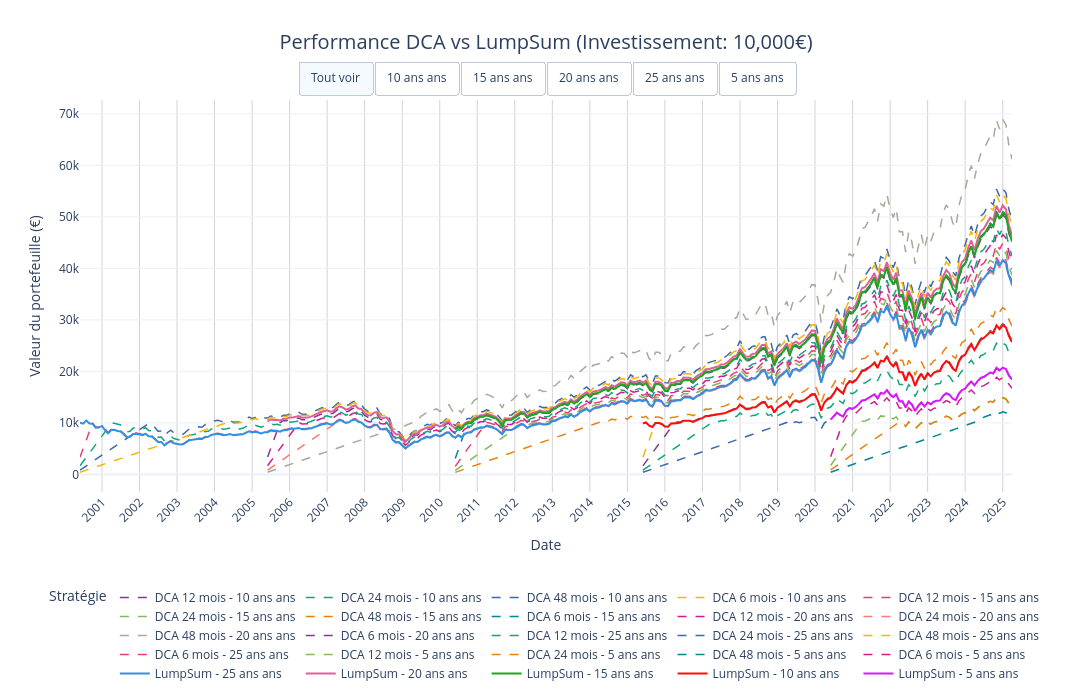

Source (notebook cell):
### Code cell
def graphe_line(df, somme_investie=10000):
    
    fig = go.Figure()
    
    couleurs_dca = pc.qualitative.Bold
    couleurs_lump = pc.qualitative.Dark24
    durees = sorted(df['Durée'].unique())

    trace_info = []  # Pour stocker (durée, nom_trace)

    
    # Traces DCA
    for i, (duree, mois) in enumerate(df.groupby(['Durée', 'Mois DCA'])):
        if mois['Mois DCA'].iloc[0] != 1:  # Exclure LumpSum
            nom_trace = f"DCA {mois['Mois DCA'].iloc[0]} - {mois['Durée'].iloc[0]} ans"
            
            fig.add_trace(go.Scatter(
                x=mois['Date'],
                y=mois['Rendement DCA'],
                mode='lines',
                name=nom_trace,
                line=dict(width=1.5, dash='dash', color=couleurs_dca[i % len(couleurs_dca)]),
                hovertemplate="Date: %{x}<br>Valeur: %{y:,.0f}€<extra></extra>"
            ))
            trace_info.append(mois['Durée'].iloc[0])  # Durée

    # Traces LumpSum
    for j, duree in enumerate(df['Durée'].unique()):
        for mois_dca in df['Mois DCA'].unique():
            df_filtered = df[(df['Durée'] == duree) & (df['Mois DCA'] == mois_dca)]
        nom_trace = f"LumpSum - {duree} ans"
        
        fig.add_trace(go.Scatter(
            x=df_filtered['Date'],
            y=df_filtered['Rendement LS'],
            mode='lines',
            name=nom_trace,
            line=dict(width=2, color=couleurs_lump[j % len(couleurs_lump)]),
            hovertemplate="Date: %{x}<br>Valeur: %{y:,.0f}€<extra></extra>"
        ))
        trace_info.append(duree)  # Durée

    
    # Création des boutons avec filtrage par durée (DCA + LumpSum)
    boutons_menu = []

    for duree in durees:
        visible_traces = [d == duree for d in trace_info]
        boutons_menu.append(dict(
            label=f"{duree} ans",
            method="update",
            args=[
                {"visible": visible_traces},
                {"title": f"Performance DCA vs LumpSum - {duree} ans"}
            ]
        ))

    # Bouton "Tout voir"
    boutons_menu.insert(0, dict(
        label="Tout voir",
        method="update",
        args=[
            {"visible": [True] * len(trace_info)},
            {"title": f"Performance DCA vs LumpSum (Investissement: {somme_investie:,.0f}€)"}
        ]
    ))

    # Layout
    fig.update_layout(
        title=dict(
            text=f"Performance DCA vs LumpSum (Investissement: {somme_investie:,.0f}€)",
            x=0.5,
            y=0.95,  # Monte le titre
            xanchor='center',
            yanchor="top",
            font=dict(size=20)
        ),
        xaxis=dict(
            title="Date",
            tickangle=-45,
            tickformat="%Y",
            dtick="M12",  # Un tick tous les 12 mois
            showgrid=True,
            gridcolor="LightGrey"
        ),
        yaxis_title="Valeur du portefeuille (€)",
        legend_title="Stratégie",
        template="plotly_white",
        hovermode="x unified",
        height=700,
        width=1200,
        legend=dict(
            orientation="h",
            yanchor="bottom",
            y=-0.5,
            xanchor="center",
            x=0.5
        ),
        updatemenus=[
            dict(
                type="buttons",  # Boutons côte à côte
                direction="right",
                buttons=boutons_menu,
                showactive=True,
                x=0.5,
                xanchor="center",
                y=1.1,
                yanchor="top"
            )
        ]
    )
    

    return fig.show()

graphe_line(df, somme_investie=10000)
